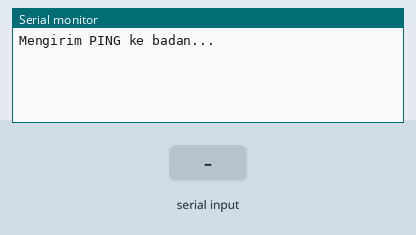
Simulated run of this sketch. Board: ESP32-S3. On the bench: the last lines printed to the serial monitor. The test bench sets the inputs (shaded band).

Above: at 1.7 s.
1.8 s: "1\n" received over the second serial link
At 2.4 s:
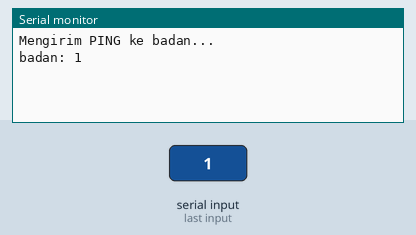
3.3 s: "0\n" received over the second serial link
At 4.8 s:
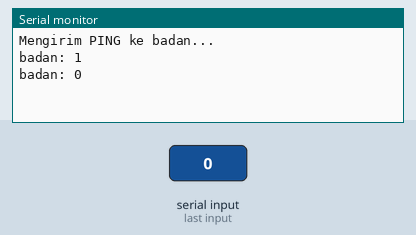

The sketch:

tes_uart.ino
```cpp
// TES SAMBUNGAN OTAK-BADAN (upload ke ESP32-S3; badan sudah berisi robot_badan.ino)
// Ketik perintah di Serial Monitor S3, misalnya PING atau M 150 150 800, lalu Enter.
#define BADAN_TX 17
#define BADAN_RX 18

void setup() {
  Serial.begin(115200);
  Serial1.begin(115200, SERIAL_8N1, BADAN_RX, BADAN_TX);
  delay(500);
  Serial.println("Mengirim PING ke badan...");
  Serial1.println("PING");
}

void loop() {
  while (Serial.available()) Serial1.write(Serial.read());   // dari laptop ke badan
  static String baris;
  while (Serial1.available()) {                              // dari badan ke laptop
    char c = Serial1.read();
    if (c == '\n') {
      if (!baris.startsWith("D ") || millis() % 2000 < 260) Serial.println("badan: " + baris);  // data D dicetak jarang
      baris = "";
    } else if (c != '\r') baris += c;
  }
}
```

Measured:
- after the input at 1.8 s, the serial monitor: prints a new line at once (image 1)
- after the input at 3.3 s, the serial monitor: prints a new line at once (image 2)
